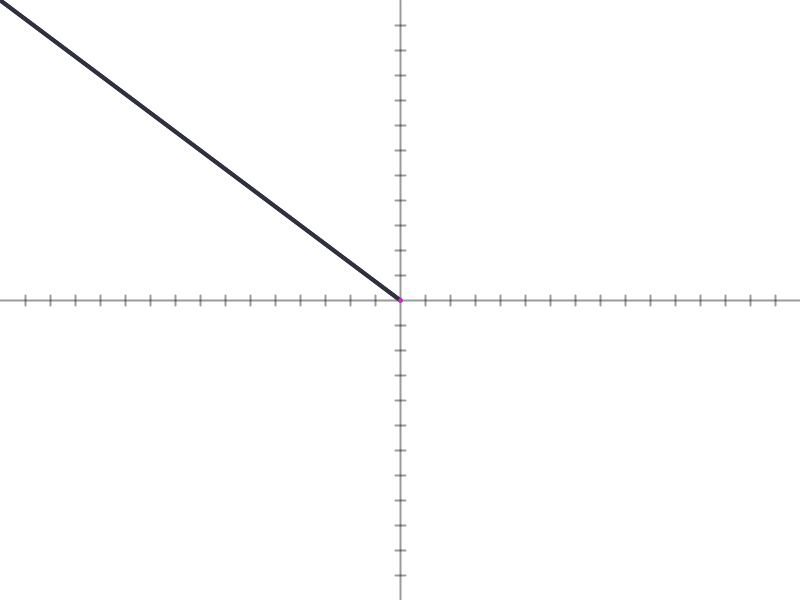
Frame 1 (no input)
Frame 60 (the mouse pressed at the canvas centre just before this capture): identical to frame 1, image omitted
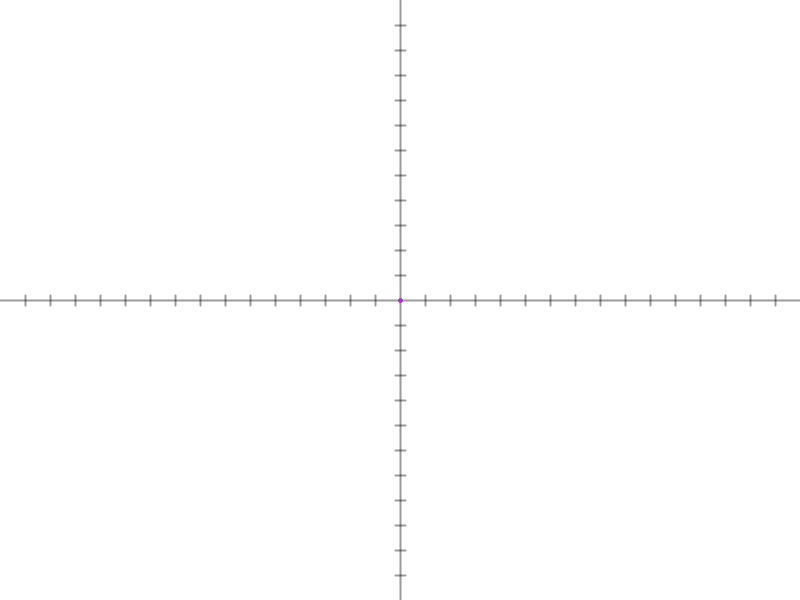
Frame 120 (the mouse held since frame 60 and released just before this capture)

The Processing sketch that drew these frames (run headless with seeded random() and noise(); from frame 60 on, the mouse is pressed at the canvas centre):

// Processing sketch: VectorOp
// ── VectorOp.pde
PVector stat_op;
int unit;
boolean disp_sum, disp_prod, disp_cprod;

void setup() {
  size(800,600);
  stat_op = new PVector(0,0);
  unit = 25;
  disp_sum = disp_prod = disp_cprod = true;
}

void draw() {
  background(255);
  translate(width/2,height/2);
  stroke(0,100);
  strokeWeight(2);
  line(-width/2,0,width/2,0);
  line(0,-height/2,0,height/2);
  for(int i = 1; i < (int)(width/2)/unit; i++) {
    line(i*unit,-5,i*unit,5);
    line(-i*unit,-5,-i*unit,5);
  }
  for(int i = 1; i < (int)(height/2)/unit; i++) {
    line(-5,i*unit,5,i*unit);
    line(-5,-i*unit,5,-i*unit);
  }
  if (mousePressed) {
    stat_op = new PVector(mouseX-width/2,mouseY-height/2);
  }
  stroke(255,0,0);
  strokeWeight(4);
  line(0,0,stat_op.x,stat_op.y);
  stroke(0,0,255);
  line(0,0,mouseX-width/2,mouseY-height/2);
  
  //flip y axes to avoid confusion in product calculation
  float x1 = stat_op.x;
  float y1 = -stat_op.y;
  float x2 = (mouseX-width/2);
  float y2 = -(mouseY-height/2);
  PVector sum = new PVector(x1+x2,y1+y2);
  PVector prod = new PVector(x1*x2/unit,y1*y2/unit);
  PVector cprod = new PVector((x1*x2-y1*y2)/unit,(x1*y2+x2*y1)/unit);
  if (disp_sum) {
    stroke(50);
    line(0,0,sum.x,-sum.y);
  }
  if (disp_prod) {
    stroke(0,255,0);
    line(0,0,prod.x,-prod.y);
  }
  if (disp_cprod) {
    stroke(255,0,255);
    line(0,0,cprod.x,-cprod.y);
  }
  //flip back y
}

void mouseWheel(MouseEvent event) {
  if (unit - 5*event.getCount() > 0) {
    stat_op.div(unit);
    unit -= 5*event.getCount();
    stat_op.mult(unit);
  }
}

void keyPressed() {
  if (key == 'q') {
    if (disp_sum) disp_sum = false;
    else disp_sum = true;
  } else if (key == 'w') {
    if (disp_prod) disp_prod = false;
    else disp_prod = true;
  } else if (key == 'e') {
    if (disp_cprod) disp_cprod = false;
    else disp_cprod = true;
  }
}
    
